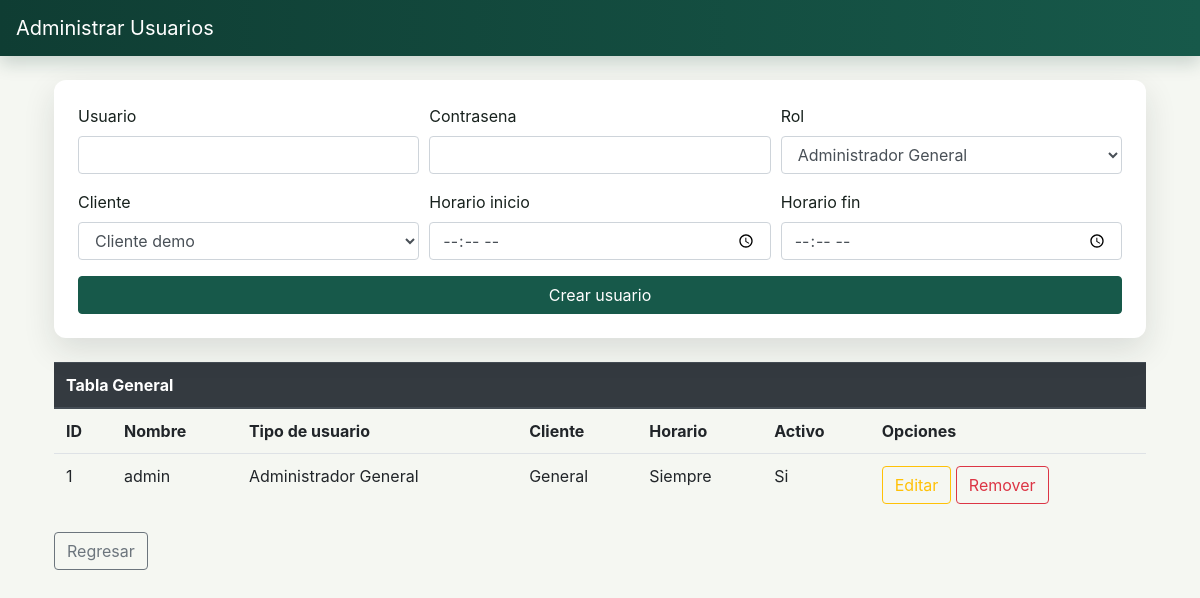
The page /adminUsu.php (signed in) on the database its author committed.
### tables this page shows
CREATE TABLE IF NOT EXISTS `usuarios` (
    `id`             INT          NOT NULL AUTO_INCREMENT,
    `Usuario`        VARCHAR(100) NOT NULL,
    `password`       VARCHAR(255) NOT NULL,
    `rol_id`         TINYINT UNSIGNED NOT NULL DEFAULT 4,
    `cliente_id`     INT UNSIGNED NULL DEFAULT 1,
    `horario_inicio` TIME NULL DEFAULT NULL,
    `horario_fin`    TIME NULL DEFAULT NULL,
    `activo`         TINYINT(1) NOT NULL DEFAULT 1,
    `created_at`     DATETIME   NOT NULL DEFAULT CURRENT_TIMESTAMP,
    PRIMARY KEY (`id`),
    UNIQUE KEY `uq_usuario` (`Usuario`),
    KEY `idx_usuarios_cliente` (`cliente_id`),
    FOREIGN KEY (`rol_id`) REFERENCES `roles`(`rol_id`),
    FOREIGN KEY (`cliente_id`) REFERENCES `clientes`(`id`)
);

CREATE TABLE IF NOT EXISTS `roles` (
    `rol_id`           TINYINT UNSIGNED NOT NULL,
    `nombre`           VARCHAR(60)      NOT NULL,
    `descripcion`      VARCHAR(180)     NULL,
    `es_admin_general` TINYINT(1)       NOT NULL DEFAULT 0,
    `activo`           TINYINT(1)       NOT NULL DEFAULT 1,
    PRIMARY KEY (`rol_id`)
);

### conexion.php (called while the page is built, shortened)
<?php
$localConfig = [];
$host     = getenv("DB_HOST") ?: ($localConfig["DB_HOST"] ?? "localhost");
$db       = getenv("DB_NAME") ?: ($localConfig["DB_NAME"] ?? "estacionamiento_dev");
$user     = getenv("DB_USER") ?: ($localConfig["DB_USER"] ?? "root");
$password = getenv("DB_PASSWORD") ?: ($localConfig["DB_PASSWORD"] ?? "");
$conexion = mysqli_connect($host, $user, $password, $db);
mysqli_set_charset($conexion, "utf8mb4");
if (!defined('ESTACIONAMIENTO_HELPERS_LOADED')) {
function db_query(string $sql, string $types = "", ...$params)
{
    global $conexion;
    $stmt = mysqli_prepare($conexion, $sql);
    if (!mysqli_stmt_execute($stmt)) {
        throw new RuntimeException("Error ejecutando consulta: " . mysqli_stmt_error($stmt));
    }
    return $stmt;
}
function db_result(string $sql, string $types = "", ...$params)
{
    $stmt = db_query($sql, $types, ...$params);
    return mysqli_stmt_get_result($stmt);
}
function db_all(string $sql, string $types = "", ...$params): array
{
    $result = db_result($sql, $types, ...$params);
    return mysqli_fetch_all($result, MYSQLI_ASSOC);
}
function h($value): string
{
    return htmlspecialchars((string) $value, ENT_QUOTES, "UTF-8");
}
function csrf_token(): string
{
    return $_SESSION["csrf_token"];
}
function is_general_admin(): bool
{
    return !empty($_SESSION["admin_general"]);
}
function can(string $permission): bool
{
    if (is_general_admin()) {
        return true;
    }
    return in_array($permission, $_SESSION["permissions"] ?? [], true);
}
function tenant_clause(string $column = "cliente_id", string $prefix = " WHERE "): string
{
    if (is_general_admin()) {
        return "";
    }
    return $prefix . $column . " = ?";
}
function tenant_types(string $types = ""): string
{
    return is_general_admin() ? $types : $types . "i";
}
function tenant_params(array $params = []): array
{
    return $params;
}
function tenant_query(string $sql, string $types = "", array $params = [])
{
    return db_query($sql, tenant_types($types), ...tenant_params($params));
}
function tenant_result(string $sql, string $types = "", array $params = [])
{
    $stmt = tenant_query($sql, $types, $params);
    return mysqli_stmt_get_result($stmt);
}
}
?>

### adminUsu.php (the view, shortened to what this page needs)
<?php
include("conexion.php");
?>
<html lang="es">
<head>
    <link rel="stylesheet" href="https://cdn.jsdelivr.net/npm/bootstrap@4.5.3/dist/css/bootstrap.min.css">
    <link rel="stylesheet" href="assets/app.css">
    <nav class="navbar navbar-dark parking-navbar justify-content-between">
        <a class="navbar-brand text-white" href="?">Administrar Usuarios</a>
    </nav>
</head>
<body class="parking-app">
    <div class="container p-4">
        <?php if (can("usuarios.crear")) { ?>
            <form class="card parking-card p-4 mb-4" method="POST" action="adminUsu.php">
                <div class="form-row">
                    <div class="form-group col-md-4">
                        <label for="usuario">Usuario</label>
                        <input class="form-control" name="usuario" id="usuario" required>
                    </div>
                    <div class="form-group col-md-4">
                        <label for="clave">Contrasena</label>
                        <input class="form-control" type="password" name="clave" id="clave" required>
                    </div>
                    <div class="form-group col-md-4">
                        <label for="rol">Rol</label>
                        <select class="form-control" name="rol" id="rol">
                            <?php foreach (db_all("SELECT rol_id, nombre FROM roles WHERE activo = 1 ORDER BY rol_id") as $rolRow) { ?>
                                <option value="<?php echo (int) $rolRow["rol_id"]; ?>"><?php echo h($rolRow["nombre"]); ?></option>
                            <?php } ?>
                        </select>
                    </div>
                    <div class="form-group col-md-4">
                        <label for="cliente_id">Cliente</label>
                        <select class="form-control" name="cliente_id" id="cliente_id" <?php echo is_general_admin() ? "" : "disabled"; ?>>
                            <?php foreach (db_all("SELECT id, nombre FROM clientes WHERE activo = 1 ORDER BY nombre") as $cliente) { ?>
                                <option value="<?php echo (int) $cliente["id"]; ?>"><?php echo h($cliente["nombre"]); ?></option>
                            <?php } ?>
                        </select>
                    </div>
                    <div class="form-group col-md-4">
                        <label for="horario_inicio">Horario inicio</label>
                        <input class="form-control" type="time" name="horario_inicio" id="horario_inicio">
                    </div>
                    <div class="form-group col-md-4">
                        <label for="horario_fin">Horario fin</label>
                        <input class="form-control" type="time" name="horario_fin" id="horario_fin">
                    </div>
                </div>
                <button class="btn btn-parking" name="crear" type="submit">Crear usuario</button>
            </form>
        <?php } ?>
        <?php
        $sql = "SELECT u.id, u.Usuario, r.nombre AS rol_nombre, c.nombre AS cliente_nombre, u.horario_inicio, u.horario_fin, u.activo
                  FROM usuarios u
                  INNER JOIN roles r ON r.rol_id = u.rol_id
                  LEFT JOIN clientes c ON c.id = u.cliente_id";
        $sql .= tenant_clause("u.cliente_id");
        $result = tenant_result($sql . " ORDER BY u.id");
        echo "
        <table class='table'>
        <thead class='thead-dark'>
            <th scope='col' colspan='7'>Tabla General</th>
        </thead>
        <tbody>
            <th scope='col'>ID</th>
            <th scope='col'>Nombre</th>
            <th scope='col'>Tipo de usuario</th>
            <th scope='col'>Cliente</th>
            <th scope='col'>Horario</th>
            <th scope='col'>Activo</th>
            <th scope='col'>Opciones</th>";
        while ($row = mysqli_fetch_array($result)) {
            $id = (int) $row[0];
            $token = h(csrf_token());
            $horario = ($row['horario_inicio'] && $row['horario_fin']) ? $row['horario_inicio'] . ' - ' . $row['horario_fin'] : 'Siempre';
            echo "<tr>
			<td>" . h($row['id']) . "</td>
			<td>" . h($row['Usuario']) . "</td>
            <td>" . h($row['rol_nombre']) . "</td>
            <td>" . h($row['cliente_nombre'] ?? 'General') . "</td>
            <td>" . h($horario) . "</td>
            <td>" . ((int) $row['activo'] === 1 ? 'Si' : 'No') . "</td>
            <td>";
            if (can("usuarios.editar")) {
                echo "<a href='editUsu.php?id=$id' class='btn btn-outline-warning'>Editar</a> ";
            }
            if (can("usuarios.eliminar")) {
                echo "<a href='elimUsu.php?id=$id&csrf_token=$token' class='btn btn-outline-danger'>Remover</a>";
            }
            echo "</td>
        </tr>
        <tbody>";
        }
        echo "</table>";
        ?>
        <a class="btn btn-outline-secondary" href="index.php">Regresar</a>
    </div>
</body>
</html>

### assets/app.css (style rules this page uses)
:root { --parking-primary: #17594a; --parking-primary-dark: #0f3d33; --parking-accent: #f2b705; --parking-bg: #f5f7f2; }
body.parking-app { min-height: 100vh; background: var(--parking-bg); color: #17211d; }
.parking-navbar { background: linear-gradient(90deg, var(--parking-primary-dark), var(--parking-primary)); box-shadow: 0 0.5rem 1rem rgba(15, 61, 51, 0.18); }
.parking-card { border: 0; border-radius: 0.75rem; box-shadow: 0 0.75rem 2rem rgba(23, 33, 29, 0.12); }
.btn-parking { color: #fff; background: var(--parking-primary); border-color: var(--parking-primary); }

### rows shown on the page
usuarios: id "1", Usuario "admin", rol.nombre "Administrador General", cliente_nombre "General", horario_inicio "Siempre", activo "Si"

### other values the page prints
form field rol "Administrador General"
form field cliente_id "Cliente demo"
